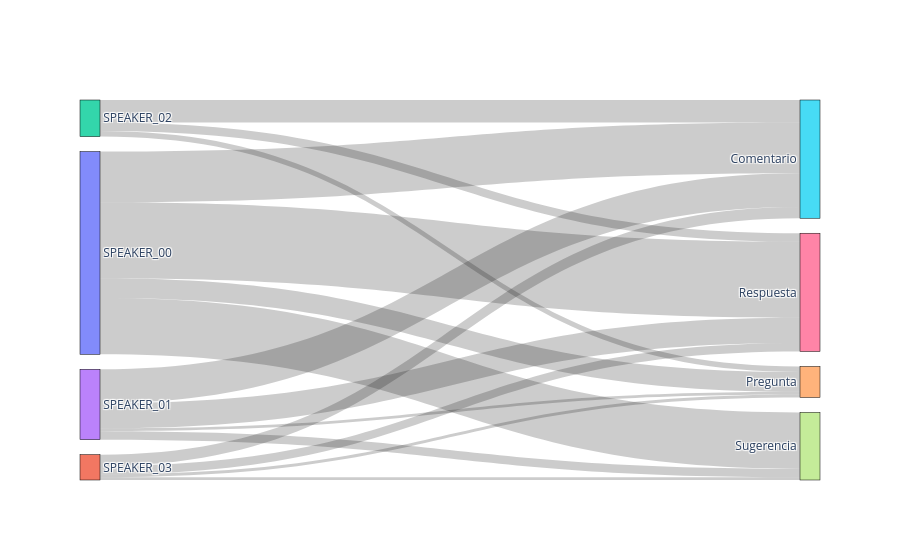

The notebook cell saved with this chart:
### Code cell
import plotly.graph_objects as go

# Extraer las intervenciones y convertir los tiempos
intervenciones_data = []
for i, segment in enumerate(data['segments']):
    intervenciones_data.append({
        'speaker': segment['speaker'],
        'start_time': time_to_seconds(segment['start_time']),
        'end_time': time_to_seconds(segment['end_time']),
        'intervention_type': predicciones_etiquetas[i]
    })

# Convertir a DataFrame
df_intervenciones = pd.DataFrame(intervenciones_data)

# Contar cuántas veces cada participante realiza un tipo de intervención
flow_counts = df_intervenciones.groupby(['speaker', 'intervention_type']).size().reset_index(name='count')

# Crear listas únicas de los participantes y los tipos de intervención
speakers = df_intervenciones['speaker'].unique().tolist()
intervention_types = df_intervenciones['intervention_type'].unique().tolist()

# Crear una lista de todos los nodos (speakers y tipos de intervención)
nodes = speakers + intervention_types

# Crear un diccionario para mapear cada nodo a un índice
node_indices = {node: idx for idx, node in enumerate(nodes)}

# Preparar los datos para el diagrama de Sankey
sources = flow_counts['speaker'].map(node_indices)
targets = flow_counts['intervention_type'].map(node_indices)
values = flow_counts['count']

# Crear el diagrama de Sankey
fig = go.Figure(go.Sankey(
    node=dict(
        pad=15,
        thickness=20,
        line=dict(color="black", width=0.5),
        label=nodes
    ),
    link=dict(
        source=sources,
        target=targets,
        value=values
    )
))

# Mostrar el diagrama
fig.show()

### Figure 1 — Plotly figure (JSON) as saved in the notebook; plotly's stock layout.template omitted (floating-point values rounded to 4 significant figures)
{"data": [{"link": {"source": [0, 0, 0, 0, 3, 3, 3, 3, 2, 2, 2, 1, 1, 1, 1], "target": [5, 4, 6, 7, 5, 4, 6, 7, 5, 4, 6, 5, 4, 6, 7], "value": [18, 7, 27, 20, 12, 1, 9, 3, 8, 2, 3, 4, 1, 3, 1]}, "node": {"label": ["SPEAKER_00", "SPEAKER_03", "SPEAKER_02", "SPEAKER_01", "Pregunta", "Comentario", "Respuesta", "Sugerencia"], "line": {"color": "black", "width": 0.5}, "pad": 15, "thickness": 20}, "type": "sankey"}], "layout": {}}
